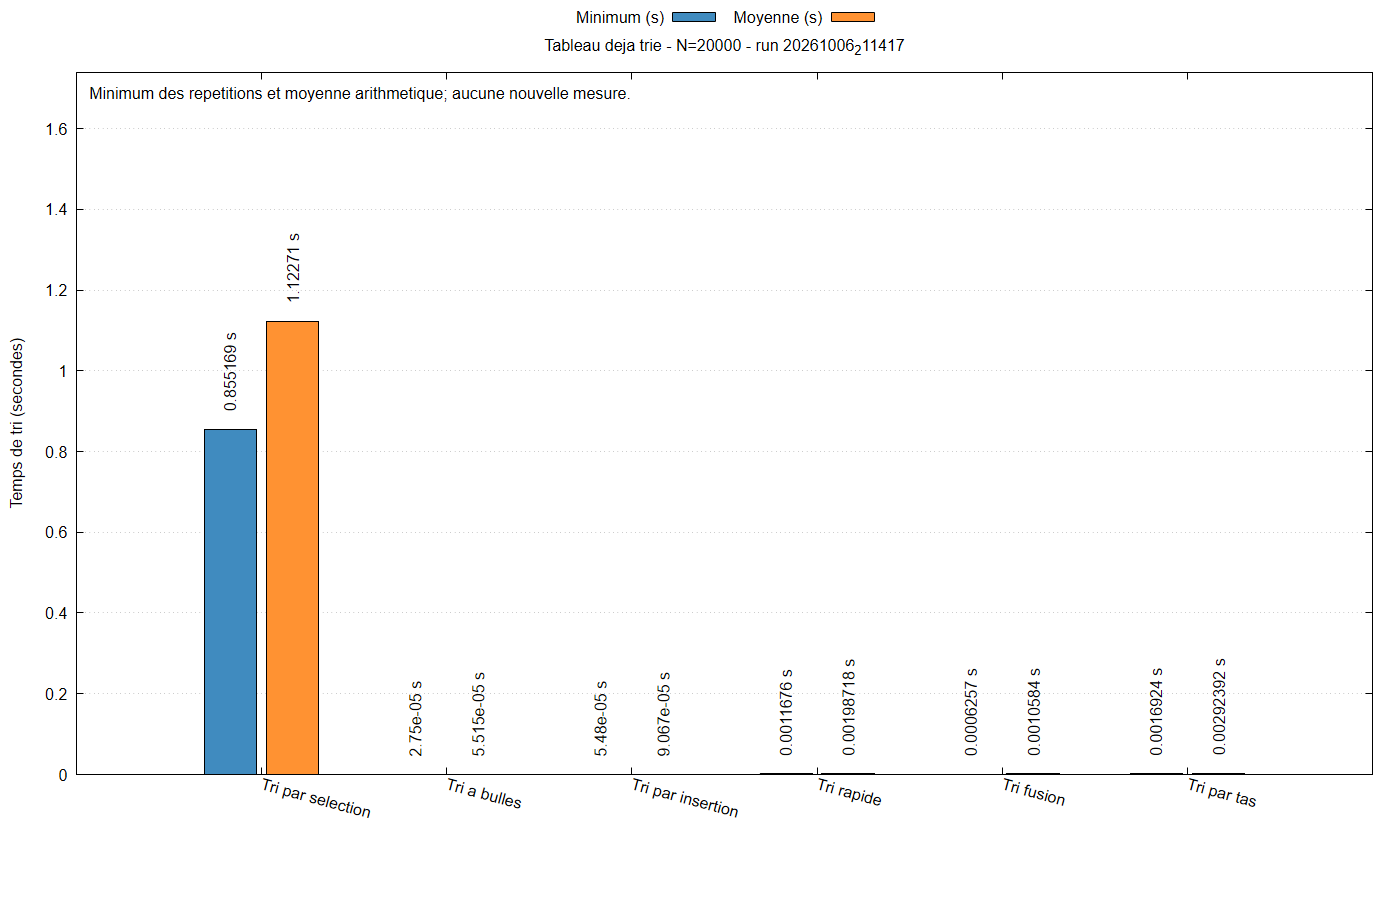

Reproduce this figure in gnuplot.
set encoding utf8
set terminal pngcairo size 1400,900 font 'Arial,12'
set output 'graphiques/20261006_211417/histogrammes/croissant_20000.png'
set datafile separator ';'
set datafile missing 'non_mesure'
set title 'Tableau deja trie - N=20000 - run 20261006_211417'
set ylabel 'Temps de tri (secondes)'
set style data histograms
set style histogram clustered gap 1
set style fill solid 0.85 border -1
set boxwidth 0.85
set grid ytics
set key outside top center horizontal
set xtics rotate by -15
set bmargin 7
set yrange [0:1.74020807175]
set label 1 'Minimum des repetitions et moyenne arithmetique; aucune nouvelle mesure.' at graph 0.01,0.97 front
plot 'graphiques/20261006_211417/histogrammes/croissant_20000.dat' every ::1 using 2:xticlabels(1) title 'Minimum (s)' lc rgb '#1f77b4', '' every ::1 using 3 title 'Moyenne (s)' lc rgb '#ff7f0e', '' every ::1 using ($0-0.17):2:(sprintf('%.6g s',column(2))) with labels rotate by 90 left offset 0,1 notitle, '' every ::1 using ($0+0.17):3:(sprintf('%.6g s',column(3))) with labels rotate by 90 left offset 0,1 notitle
unset output
